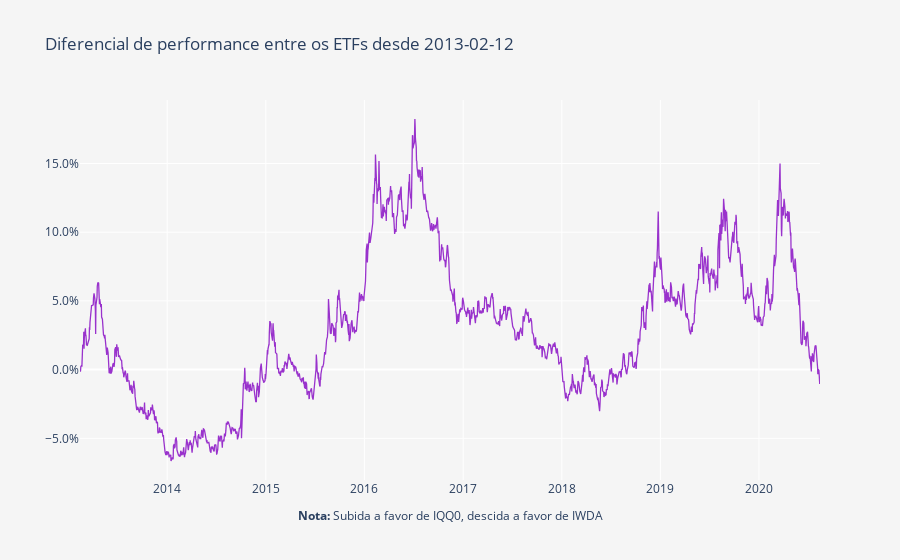

This figure's notebook cell:
### Code cell
layout = go.Layout(
    title='Diferencial de performance entre os ETFs desde ' + Begin,
    plot_bgcolor='#f5f5f5',
    paper_bgcolor='#f5f5f5',
    xaxis=dict(
        title='<b>Nota:</b> Subida a favor de IQQ0, descida a favor de IWDA',
        showgrid=True,
        titlefont=dict(size=12),
    ),
    yaxis=dict(
        title='',
        showgrid=True,
        zeroline=True, # Adicionar ou não a zero line
        tickformat=".1%" # tickformat=".2%" se quiseres mais casas decimais
    ))

trace0 = go.Scatter(
    x = fundos.index,
    y = (round(((fundos.iloc[:, 1] / fundos.iloc[:, 0])- 1), 5)),
    name = 'Portfolio',
    line = dict(
        color = 'darkorchid',
        width = 1.3)
)

data = [trace0]
        
fig = go.Figure(data=data, layout=layout)
py.iplot(fig)

### Figure 1 — Plotly figure (JSON) as saved in the notebook; plotly's stock layout.template omitted (floating-point values rounded to 4 significant figures; data arrays with more than 128 entries replaced by an {"elided": "..."} marker saying what was removed)
{"data": [{"line": {"color": "darkorchid", "width": 1.3}, "name": "Portfolio", "type": "scatter", "x": {"elided": "1918 str values"}, "y": {"elided": "1918 float values"}}], "layout": {"autosize": true, "paper_bgcolor": "#f5f5f5", "plot_bgcolor": "#f5f5f5", "title": {"text": "Diferencial de performance entre os ETFs desde 2013-02-12"}, "xaxis": {"autorange": true, "range": ["2013-02-12", "2020-08-14"], "showgrid": true, "title": {"font": {"size": 12}, "text": "<b>Nota:</b> Subida a favor de IQQ0, descida a favor de IWDA"}, "type": "date"}, "yaxis": {"autorange": true, "range": [-0.08033, 0.1962], "showgrid": true, "tickformat": ".1%", "title": {"text": ""}, "type": "linear", "zeroline": true}}}
